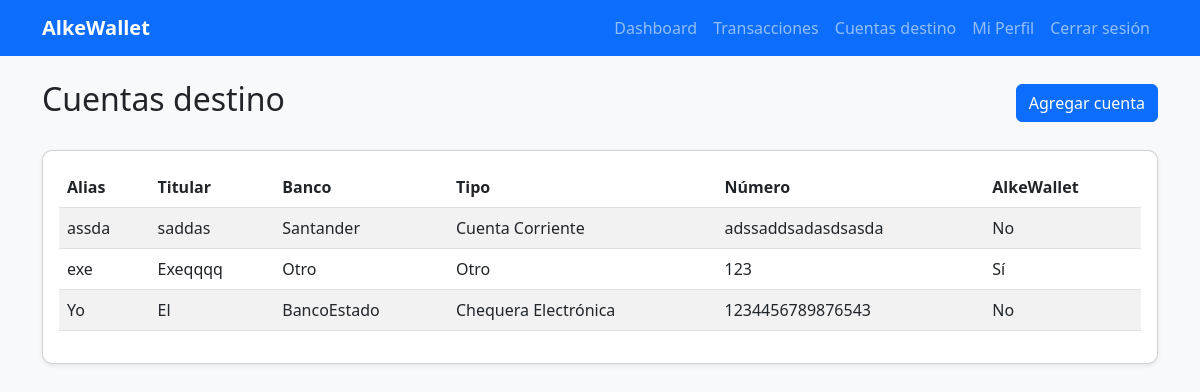
Page /cuentas-destino/ (signed in) on the committed database.
### wallet/models.py (models this page shows, shortened)
class CuentaDestino(models.Model):
    BANCO_CHOICES = [
        ('BANCOESTADO', 'BancoEstado'),
        ('BCI', 'BCI'),
        ('SANTANDER', 'Santander'),
        ('OTRO', 'Otro'),
    ]
    TIPO_CUENTA_CHOICES = [
        ('VISTA', 'Cuenta Vista'),
        ('CORRIENTE', 'Cuenta Corriente'),
        ('CHEQUERA', 'Chequera Electrónica'),
        ('OTRO', 'Otro'),
    ]
    usuario = models.ForeignKey(User, on_delete=models.CASCADE, related_name='cuentas_destino')
    alias = models.CharField(max_length=50)
    titular = models.CharField(max_length=100)
    rut = models.CharField(max_length=20)
    banco = models.CharField(max_length=20, choices=BANCO_CHOICES)
    tipo_cuenta = models.CharField(max_length=20, choices=TIPO_CUENTA_CHOICES)
    numero_cuenta = models.CharField(max_length=30)
    correo = models.EmailField(blank=True, null=True)
    es_usuario_alke = models.BooleanField(default=False)
    usuario_alke_relacionado = models.ForeignKey(
        User, on_delete=models.SET_NULL, null=True, blank=True, related_name='cuentas_destino_alke'
    )
    fecha_creacion = models.DateTimeField(auto_now_add=True)

### wallet/views.py (the view)
# urls.py: path('cuentas-destino/', views.cuentas_destino, name='cuentas_destino'),
@login_required
def cuentas_destino(request):
    cuentas = CuentaDestino.objects.filter(usuario=request.user).order_by('-fecha_creacion')
    return render(request, 'wallet/cuentas_destino.html', {'cuentas': cuentas})

### wallet/templates/wallet/cuentas_destino.html (shortened to what this page needs)
{% extends 'wallet/base.html' %}
{% block contenido %}
<div class="d-flex justify-content-between align-items-center mb-4">
    <h2>Cuentas destino</h2>
    <a href="{% url 'agregar_cuenta_destino' %}" class="btn btn-primary">Agregar cuenta</a>
</div>
<div class="card">
    <div class="card-body">
        {% if cuentas %}
        <div class="table-responsive">
            <table class="table table-striped">
                <thead>
                    <tr>
                        <th>Alias</th>
                        <th>Titular</th>
                        <th>Banco</th>
                        <th>Tipo</th>
                        <th>Número</th>
                        <th>AlkeWallet</th>
                    </tr>
                </thead>
                <tbody>
                    {% for cuenta in cuentas %}
                    <tr>
                        <td>{{ cuenta.alias }}</td>
                        <td>{{ cuenta.titular }}</td>
                        <td>{{ cuenta.get_banco_display }}</td>
                        <td>{{ cuenta.get_tipo_cuenta_display }}</td>
                        <td>{{ cuenta.numero_cuenta }}</td>
                        <td>{% if cuenta.es_usuario_alke %}Sí{% else %}No{% endif %}</td>
                    </tr>
                    {% endfor %}
                </tbody>
            </table>
        </div>
        {% else %}
        <p class="mb-0">Aún no agregas cuentas destino.</p>
        {% endif %}
    </div>
</div>
{% endblock %}

### static/css/estilos.css (style rules this page uses)
body { background:#f8f9fa }
.card { border-radius:10px;box-shadow:0 2px 4px rgba(0,0,0,.08) }
.btn,.form-control,.form-select { border-radius:6px }

### rows in the picture
CuentaDestino: alias "assda", titular "saddas", banco "Santander", tipo_cuenta "Cuenta Corriente", numero_cuenta "adssaddsadasdsasda", es_usuario_alke "No"
CuentaDestino: alias "exe", titular "Exeqqqq", banco "Otro", tipo_cuenta "Otro", numero_cuenta "123", es_usuario_alke "Sí"
CuentaDestino: alias "Yo", titular "El", banco "BancoEstado", tipo_cuenta "Chequera Electrónica", numero_cuenta "1234456789876543", es_usuario_alke "No"
